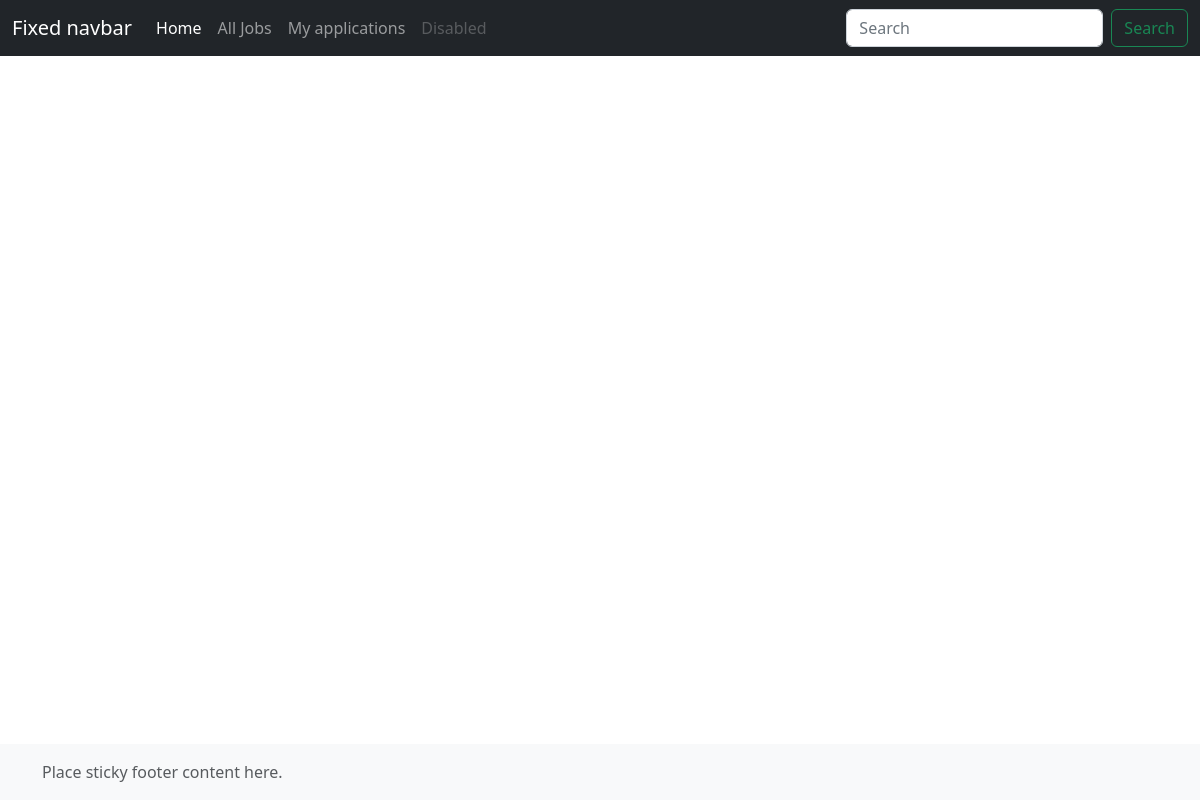
Page /candidate/applications/all/ (signed in) on the earlier database version.
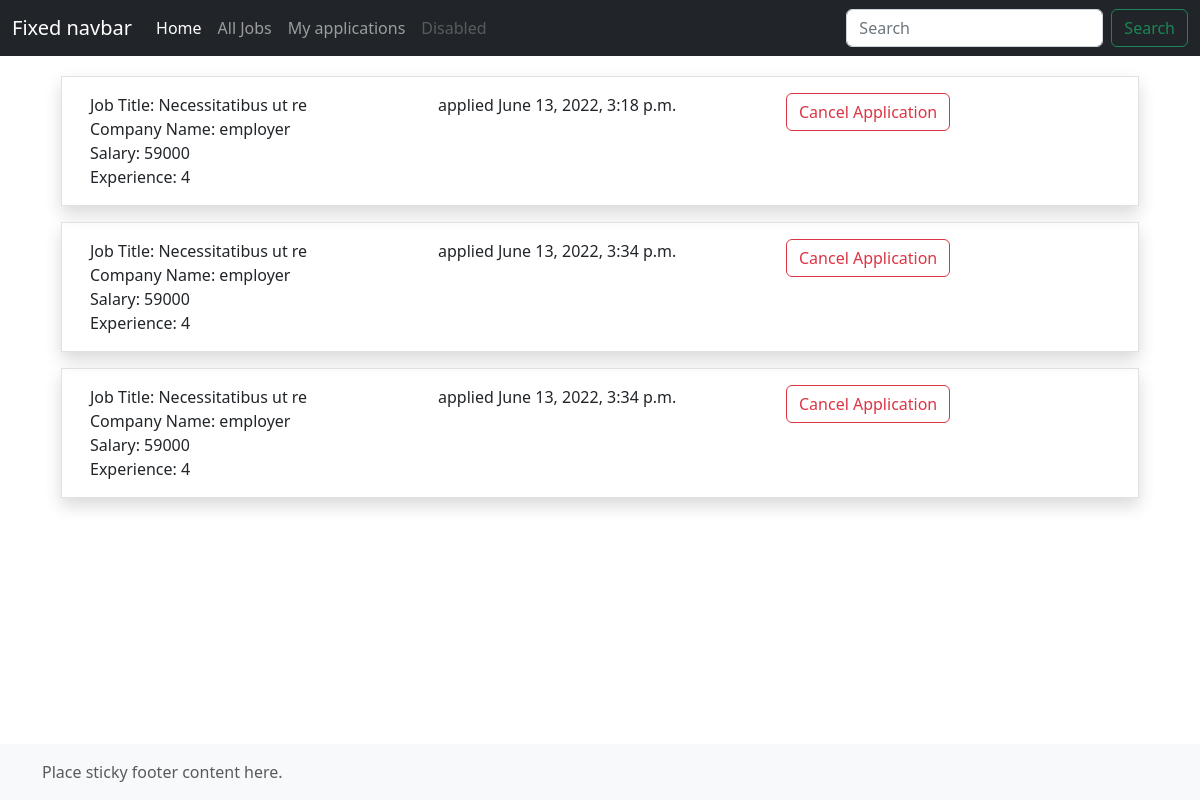
Same page on the later database version.
### employer/models.py (models this page shows, shortened)
class Applications(models.Model):
    applicant = models.ForeignKey(User, on_delete=models.CASCADE, related_name="applicant")
    job = models.ForeignKey(Job, on_delete=models.CASCADE)
    options = (
        ("applied", "applied"),
        ("accepted", "accepted"),
        ("rejected", "rejected"),
        ("pending", "pending"),
        ("cancelled", "cancelled"),
    )
    status = models.CharField(choices=options, default="applied", max_length=120)
    date = models.DateTimeField(auto_now_add=True)
    class Meta:
        unique_together = ("applicant", 'job')

class Job(models.Model):
    job_title = models.CharField(max_length=120)
    company = models.ForeignKey(User, on_delete=models.CASCADE)
    location = models.CharField(max_length=120)
    salary = models.PositiveIntegerField(null=True)
    experience = models.PositiveIntegerField(default=0)
    created_date = models.DateField(auto_now_add=True)
    last_date = models.DateField(null=True)
    is_active = models.BooleanField(default=True)

class User(AbstractUser):
    options = (
        ("employer", 'employer'),
        ("candidate", "candidate")
    )
    role = models.CharField(max_length=120, choices=options, default="candidate")
    phone = models.CharField(max_length=120, null=True)

### candidate/views.py (the view)
# urls.py: path('applications/all/', views.ApplicationListView.as_view(), name="cand-applications"),
class ApplicationListView(ListView):
    model = Applications
    template_name = 'candidates/cand-applications.html'
    context_object_name = 'applications'
    def get_queryset(self):
        return Applications.objects.filter(applicant=self.request.user)

### candidate/templates/candidates/cand-applications.html
{% extends 'candidates/base.html' %}
{% block body_block %}
{% for application in applications %}
<div class="row m-3 p-3 shadow border">
    <div class="col-4">
        <div>Job Title: {{ application.job.job_title }}</div>
        <div>Company Name: {{ application.job.company }}</div>
        <div>Salary: {{ application.job.salary }}</div>
        <div>Experience: {{ application.job.experience }}</div>
    </div>
    <div class="col-4">
        {{ application.status }}
        {{ application.date }}
    </div>
    <div class="col-4">
        <a href="" class="btn btn-outline-danger">Cancel Application</a>
    </div>
</div>
{% endfor %}
{% endblock %}

Differences in the rows shown:
added Applications: job.job_title "Necessitatibus ut re", job.company "employer", job.salary "59000", job.experience "4", status "applied", date "June 13, 2022, 3:18 p.m."
added Applications: job.job_title "Necessitatibus ut re", job.company "employer", job.salary "59000", job.experience "4", status "applied", date "June 13, 2022, 3:34 p.m."
added Applications: job.job_title "Necessitatibus ut re", job.company "employer", job.salary "59000", job.experience "4", status "applied", date "June 13, 2022, 3:34 p.m."
